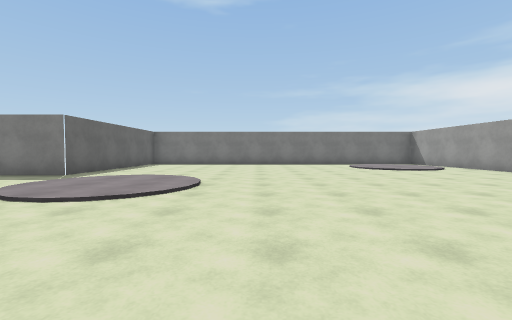
View 1 (above)

18 first-person views from a walk through a scene from a Unity 3-D project. The camera is 1.2 m above the floor, tilts 2° down and sees 90° across. The floor is counted in squares, 2 m on a side. Each view is taken from the middle of a square. On the plan, view 1 faces up. The plan holds only what a view shows up to about 9 squares ahead; the rest is blank. The player character is not drawn. Surface patterns are stand-ins for the level's own textures.

View 2
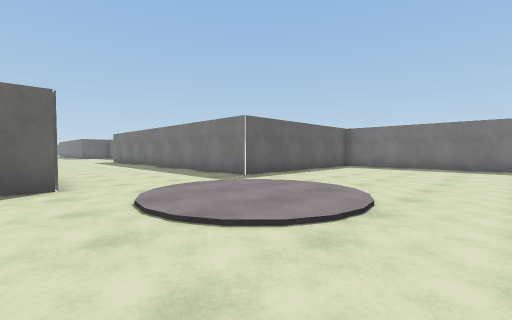

View 3
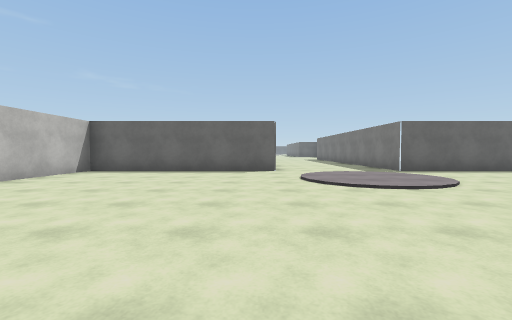

View 4
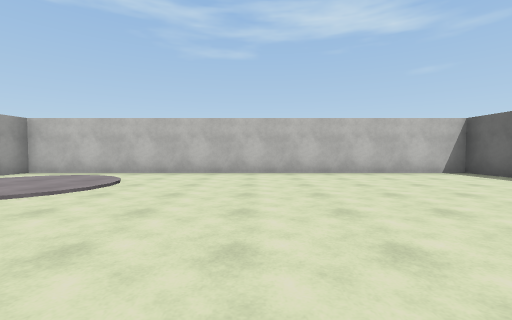

View 5
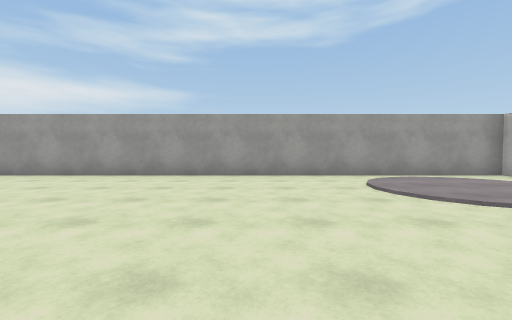

View 6
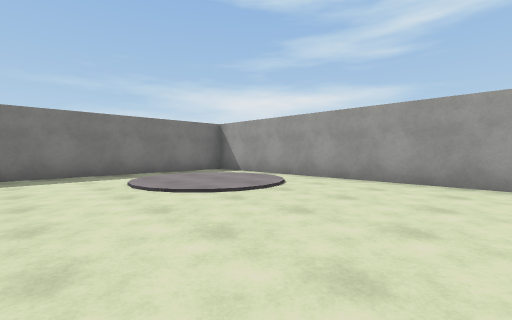

View 7
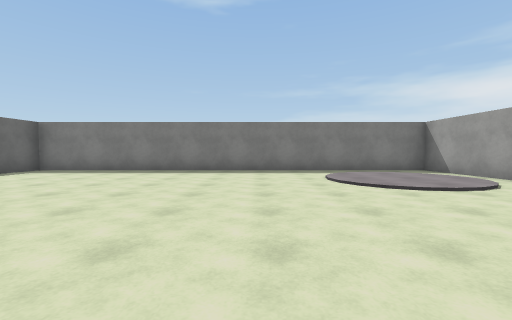

View 8
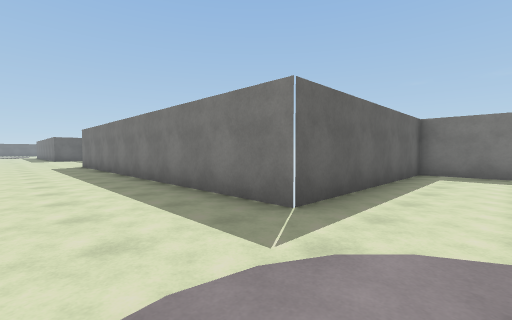

View 9
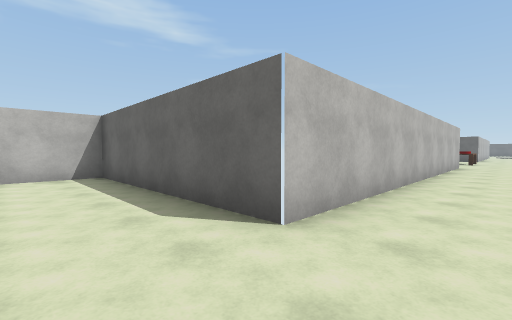

View 10
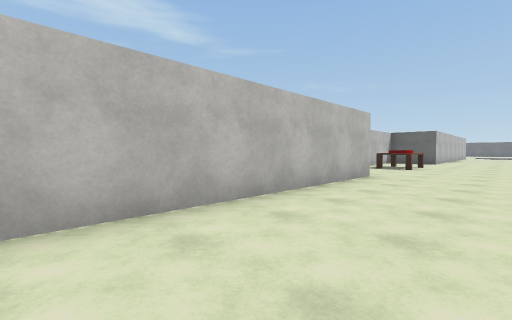

View 11
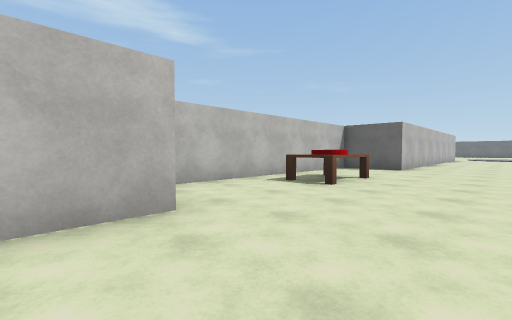

View 12
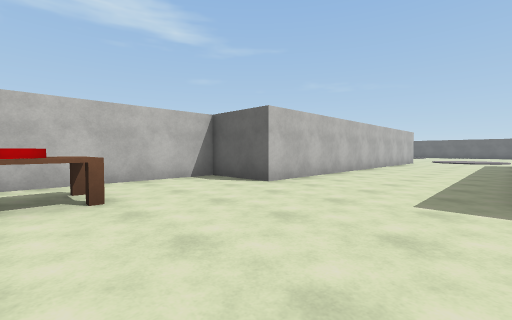

View 13
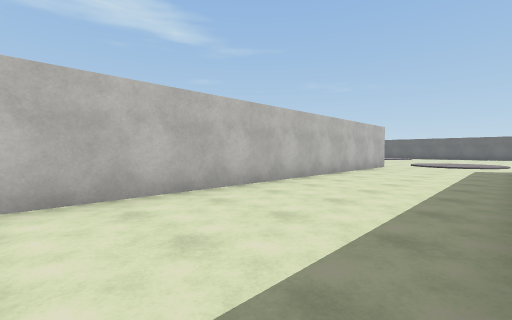

View 14
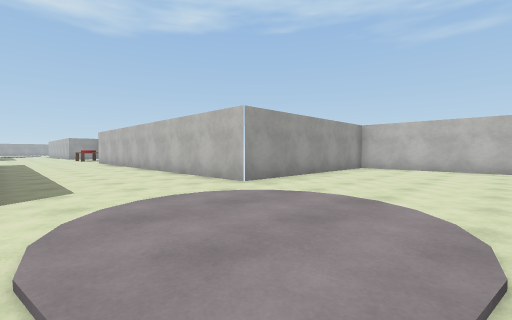

View 15
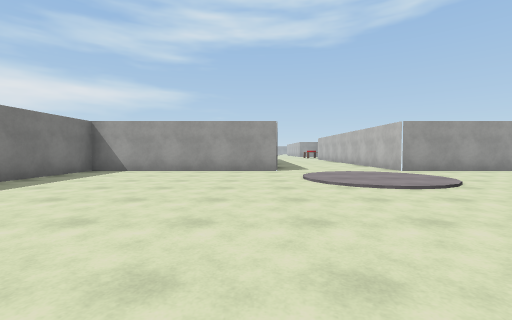

View 16
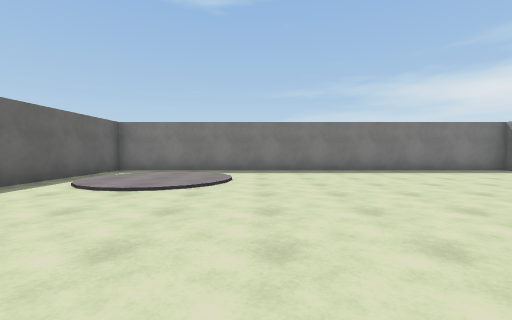

View 17
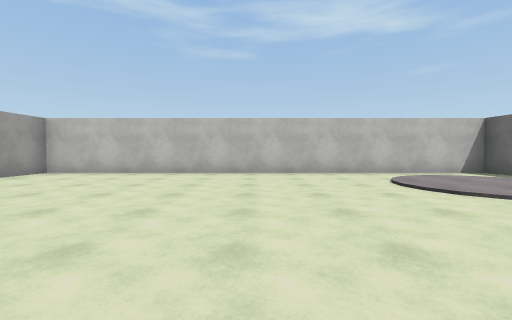

View 18
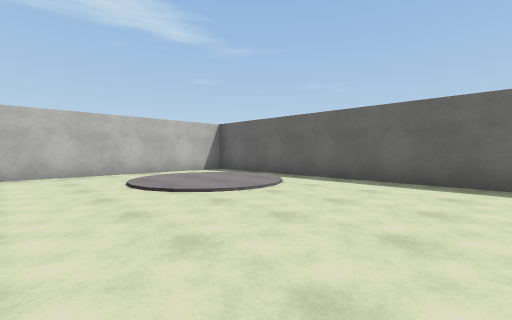

### Floor plan
Points are (right, up) in squares from view 1. A wall is a line through its corners. A room is listed if a view was taken in it or the views show most of it. See-through windows are left out.
Room 1 (views 1, 2, 3, 4, 5, 6, 7, 8, 9, 10, 11, 12, 13)
walls: (-15.4, 2.6) (-4.7, 2.6) (-4.7, -3) (7.3, -3) (7.3, 12) (-4.7, 12) (-4.7, 6.4) (-13.4, 6.4); (-33.3, 6.4) (-33.3, 7.6); (-33.3, 2.6) (-22.8, 2.6) (-22.8, 0.7) (-16.1, 0.7)
ways out: opening at (-33.8, 5) to room 2
objects: table (-19, 2)
Room 2 (views 14, 15, 16, 17, 18)
walls: (-45.3, 4.1) (-45.3, -3) (-33.3, -3) (-33.3, 2.6); (-33.3, 7.6) (-33.3, 12) (-45.3, 12) (-45.3, 8.1)
ways out: opening at (-33.8, 5) to room 1

Positions as (right, up) in squares from view 1, and headings:
1: (0, 0), facing up
2: (0, 2), facing up-left
3: (3, 2), facing left
4: (1, 4), facing down
5: (1, 3), facing right
6: (2, 5), facing up-right
7: (2, 4), facing up
8: (-3, 4), facing up-left
9: (-3, 4), facing down-left
10: (-9, 5), facing down-left
11: (-14, 5), facing down-left
12: (-19, 6), facing down-left
13: (-23, 6), facing down-left
14: (-37, 6), facing down-right
15: (-41, 7), facing right
16: (-41, 4), facing up
17: (-39, 4), facing down
18: (-40, 4), facing down-left
